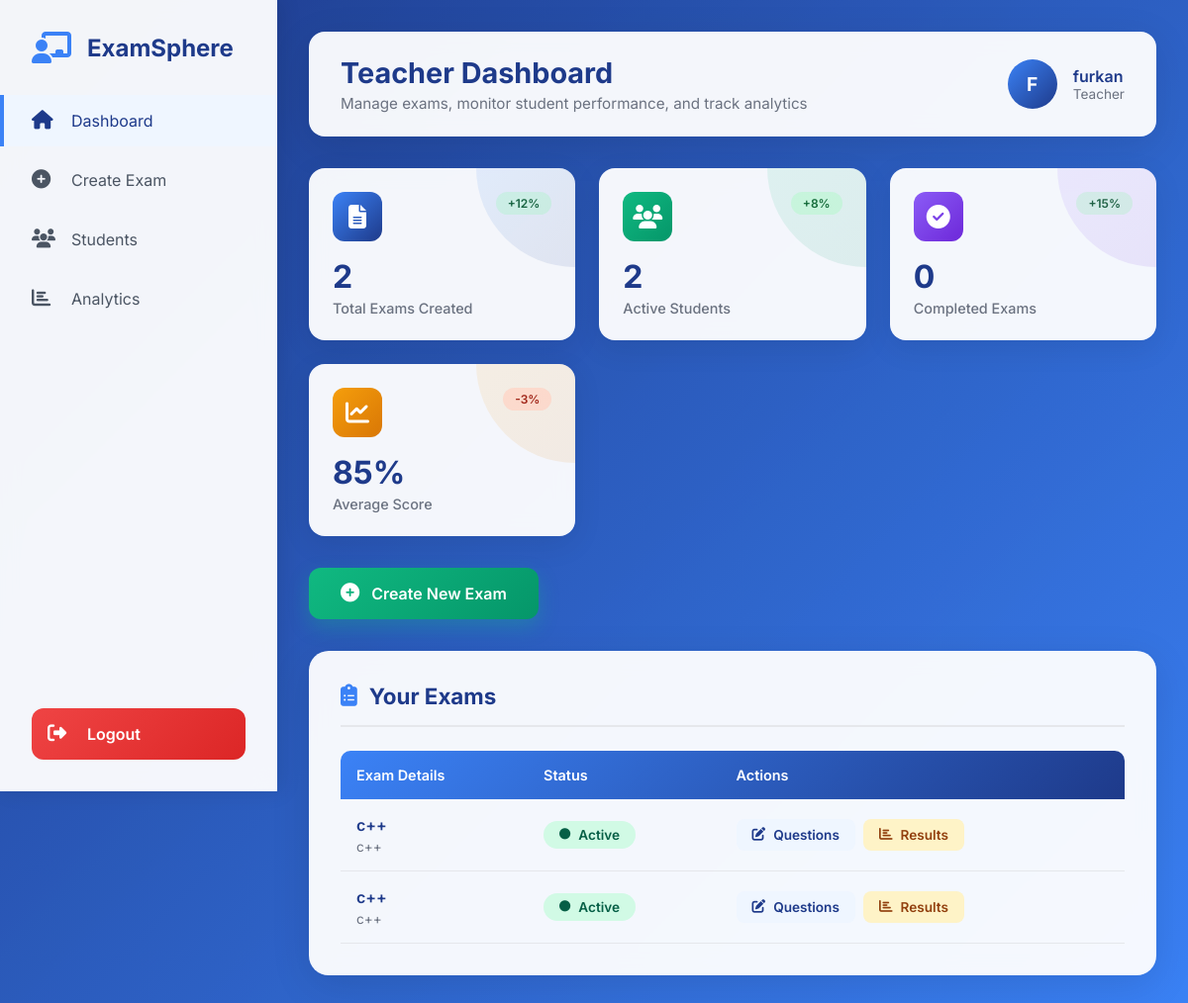
Before: /accounts/teacher/ (signed in) with the older database file.
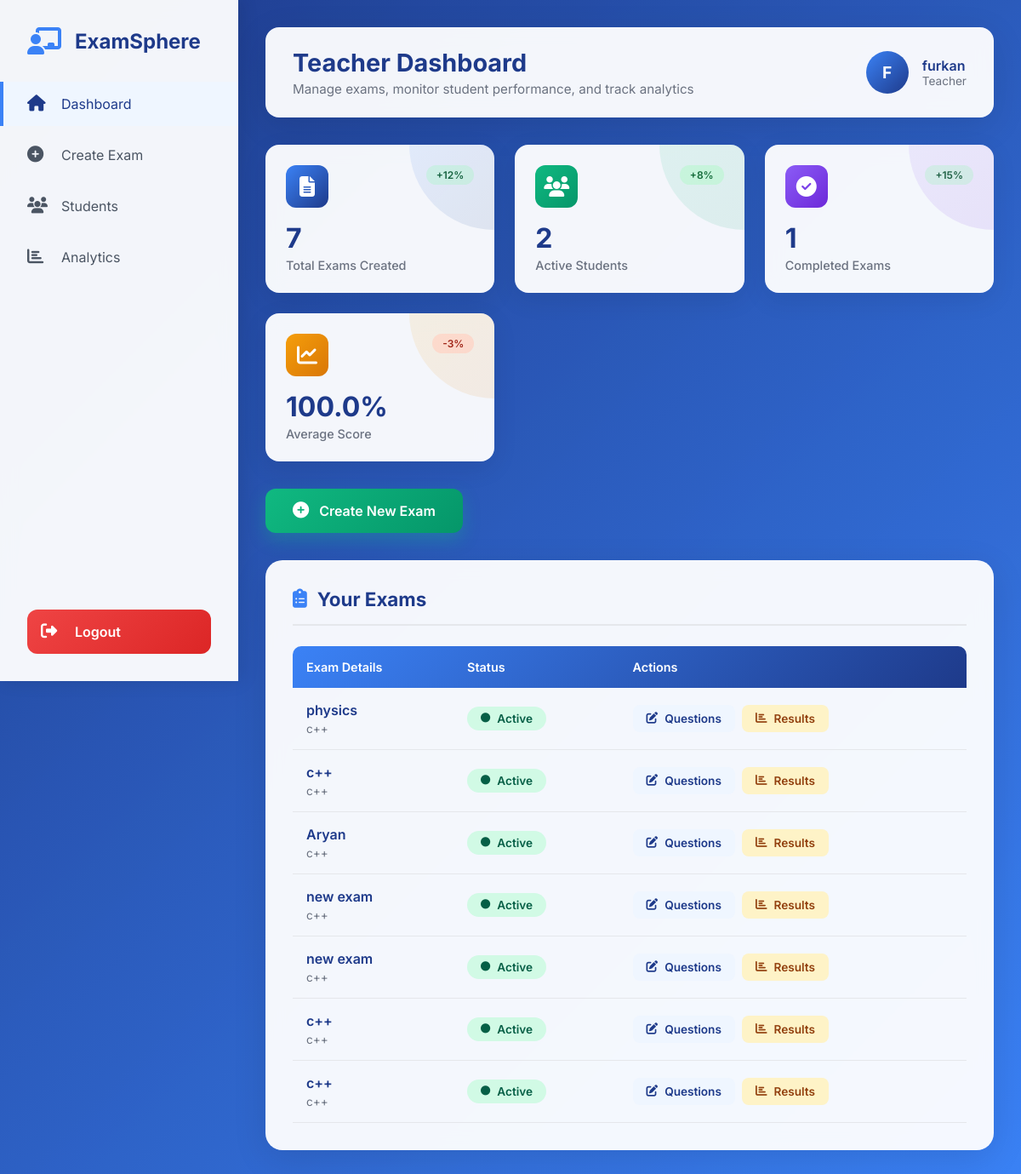
After: the same page with the newer database file.
### accounts/models.py (models this page shows, shortened)
class Exam(models.Model):
    name = models.CharField(max_length=200)
    created_by = models.ForeignKey(User, on_delete=models.CASCADE)  # teacher
    is_active = models.BooleanField(default=True)
    allow_calculator = models.BooleanField(default=False)
    course = models.ForeignKey(Course, on_delete=models.CASCADE, default=1)
    subject = models.ForeignKey('Subject', on_delete=models.CASCADE, )

class Subject(models.Model):
    name = models.CharField(max_length=100)
    course = models.ForeignKey(Course, on_delete=models.CASCADE)

### accounts/views.py (the view)
# urls.py: path('teacher/', views.teacher_dashboard, name='teacher_dashboard'),
@login_required
def teacher_dashboard(request):
    exams = Exam.objects.filter(created_by=request.user).order_by('-id')
    total_students = Profile.objects.filter(role='student', approved=True).count()
    completed_exams = StudentExam.objects.filter(
        exam__created_by=request.user,
        is_submitted=True
    ).count()
    all_scores = StudentExam.objects.filter(
        exam__created_by=request.user,
        is_submitted=True,
        score__isnull=False
    )
    if all_scores.exists():
        scores = [s.score for s in all_scores if s.score is not None]
        average_score = round(sum(scores) / len(scores), 1) if scores else 0
    else:
        average_score = 0
    total_exams = exams.count()
    active_exams = exams.filter(is_active=True)
    exam_stats = []
    for exam in exams:
        exam_submissions = StudentExam.objects.filter(exam=exam, is_submitted=True)
        exam_scores = [s.score for s in exam_submissions if s.score is not None]
        exam_stats.append({
            'exam': exam,
            'submissions': exam_submissions.count(),
            'average': round(sum(exam_scores) / len(exam_scores), 1) if exam_scores else 0,
            'highest': max(exam_scores) if exam_scores else 0,
            'lowest': min(exam_scores) if exam_scores else 0,
            'pass_rate': round(len([s for s in exam_scores if s >= 60]) / len(exam_scores) * 100, 1) if exam_scores else 0
        })
    top_students = StudentExam.objects.filter(
        exam__created_by=request.user,
        is_submitted=True,
        score__isnull=False
    ).select_related('student', 'exam').order_by('-score')[:5]
    recent_submissions = StudentExam.objects.filter(
        exam__created_by=request.user,
        is_submitted=True
    ).select_related('student', 'exam').order_by('-id')
    context = {
        'exams': exams,
        'total_students': total_students,
        'completed_exams': completed_exams,
        'average_score': average_score,
        'total_exams': total_exams,
        'active_exams': active_exams,
        'exam_stats': exam_stats,
        'top_students': top_students,
        'recent_submissions': recent_submissions,
    }
    return render(request, 'accounts/teacher_dashboard.html', context)

### accounts/templates/accounts/teacher_dashboard.html (shortened to what this page needs)
<!DOCTYPE html>
<html lang="en">
<head>
    <link rel="stylesheet" href="https://cdnjs.cloudflare.com/ajax/libs/font-awesome/6.5.1/css/all.min.css">
</head>
<body>
    <aside class="sidebar" id="sidebar">
        <div class="sidebar-brand">
            <i class="fas fa-chalkboard-teacher"></i>
            <h2>ExamSphere</h2>
        </div>
        <ul class="sidebar-menu">
            <li><a href="{% url 'teacher_dashboard' %}" class="active">
                <i class="fas fa-home"></i>
                <span>Dashboard</span>
            </a></li>
            <li><a href="{% url 'teacher_create_exam' %}">
                <i class="fas fa-plus-circle"></i>
                <span>Create Exam</span>
            </a></li>
            <li><a href="{% url 'teacher_student' %}">
                <i class="fas fa-users"></i>
                <span>Students</span>
            </a></li>
            <li><a href="#">
                <i class="fas fa-chart-bar"></i>
                <span>Analytics</span>
            </a></li>
        <div class="sidebar-footer">
            <a href="{% url 'logout' %}">
                <i class="fas fa-sign-out-alt"></i>
                <span>Logout</span>
            </a>
        </div>
    </aside>
    <main class="main-content">
        <div class="top-bar">
            <div class="top-bar-left">
                <h1>Teacher Dashboard</h1>
                <p>Manage exams, monitor student performance, and track analytics</p>
            </div>
            <div class="teacher-info">
                <div class="teacher-avatar">{{ user.username|slice:":1"|upper }}</div>
                <div class="teacher-details">
                    <h3>{{ user.username }}</h3>
                    <p>Teacher</p>
                </div>
            </div>
        </div>
        <div class="stats-grid">
            <div class="stat-card blue">
                <div class="stat-header">
                    <div class="stat-icon">
                        <i class="fas fa-file-alt"></i>
                    </div>
                    <span class="stat-trend">+12%</span>
                </div>
                <div class="stat-info">
                    <h3>{{ exams|length }}</h3>
                    <p>Total Exams Created</p>
                </div>
            </div>
            <div class="stat-card green">
                <div class="stat-header">
                    <div class="stat-icon">
                        <i class="fas fa-users"></i>
                    </div>
                    <span class="stat-trend">+8%</span>
                </div>
                <div class="stat-info">
                    <h3>{{ total_students|default:"0" }}</h3>
                    <p>Active Students</p>
                </div>
            </div>
            <div class="stat-card purple">
                <div class="stat-header">
                    <div class="stat-icon">
                        <i class="fas fa-check-circle"></i>
                    </div>
                    <span class="stat-trend">+15%</span>
                </div>
                <div class="stat-info">
                    <h3>{{ completed_exams|default:"0" }}</h3>
                    <p>Completed Exams</p>
                </div>
            </div>
            <div class="stat-card orange">
                <div class="stat-header">
                    <div class="stat-icon">
                        <i class="fas fa-chart-line"></i>
                    </div>
                    <span class="stat-trend down">-3%</span>
                </div>
                <div class="stat-info">
                    <h3>{{ average_score|default:"85" }}%</h3>
                    <p>Average Score</p>
                </div>
            </div>
        </div>
        <a href="{% url 'teacher_create_exam' %}" class="create-exam-btn">
            <i class="fas fa-plus-circle"></i>
            Create New Exam
        </a>
        <div class="card">
            <div class="card-header">
                <h3><i class="fas fa-clipboard-list"></i> Your Exams</h3>
            </div>
            {% if exams %}
            <div style="overflow-x: auto;">
                <table class="exam-table">
                    <thead>
                        <tr>
                            <th>Exam Details</th>
                            <th>Status</th>
                            <th>Actions</th>
                        </tr>
                    </thead>
                    <tbody>
                        {% for exam in exams %}
                        <tr>
                            <td>
                                <div class="exam-name">{{ exam.name }}</div>
                                <div class="exam-subject">{{ exam.subject.name }}</div>
                            </td>
                            <td>
                                {% if exam.is_active %}
                                    <span class="exam-status active">
                                        <i class="fas fa-circle"></i> Active
                                    </span>
                                {% else %}
                                    <span class="exam-status inactive">
                                        <i class="fas fa-circle"></i> Inactive
                                    </span>
                                {% endif %}
                            </td>
                            <td>
                                <div class="action-buttons">
                                    <a href="{% url 'teacher_exam_detail' exam.id %}" class="action-btn primary">
                                        <i class="fas fa-edit"></i> Questions
                                    </a>
                                    <a href="{% url 'teacher_exam_results' exam.id %}" class="action-btn secondary">
                                        <i class="fas fa-chart-bar"></i> Results
                                    </a>
                                </div>
                            </td>
                        </tr>
                        {% endfor %}
                    </tbody>
                </table>
            </div>
            {% endif %}
        </div>
    </main>
</body>
</html>

Changed rows visible on the page:
added Exam: name "physics", subject.name "c++", is_active True (drawn)
added Exam: name "c++", subject.name "c++", is_active True (drawn)
added Exam: name "Aryan", subject.name "c++", is_active True (drawn)
added Exam: name "new exam", subject.name "c++", is_active True (drawn)
added Exam: name "new exam", subject.name "c++", is_active True (drawn)
Other visible differences:
{{ exams|length }}: "2" → "7"
{{ completed_exams|default:"0" }}: "0" → "1"
{{ average_score|default:"85" }}: "85" → "100.0"
